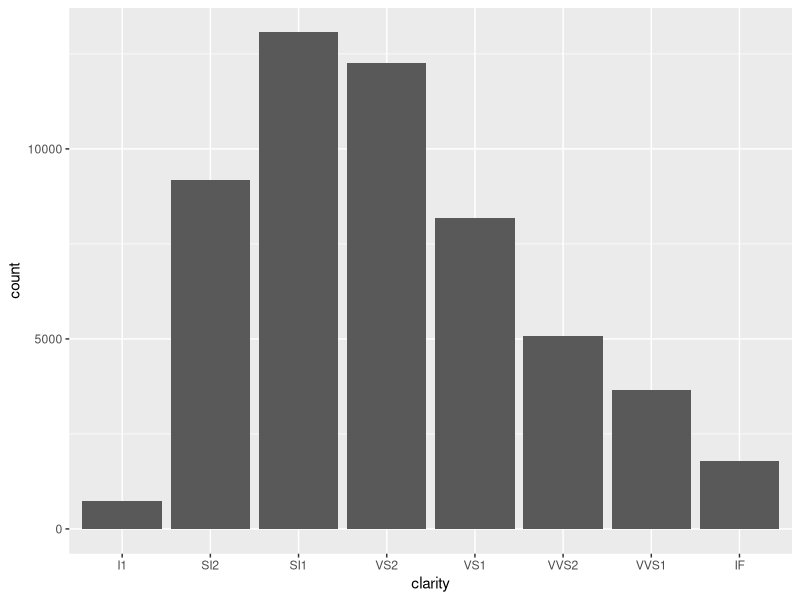
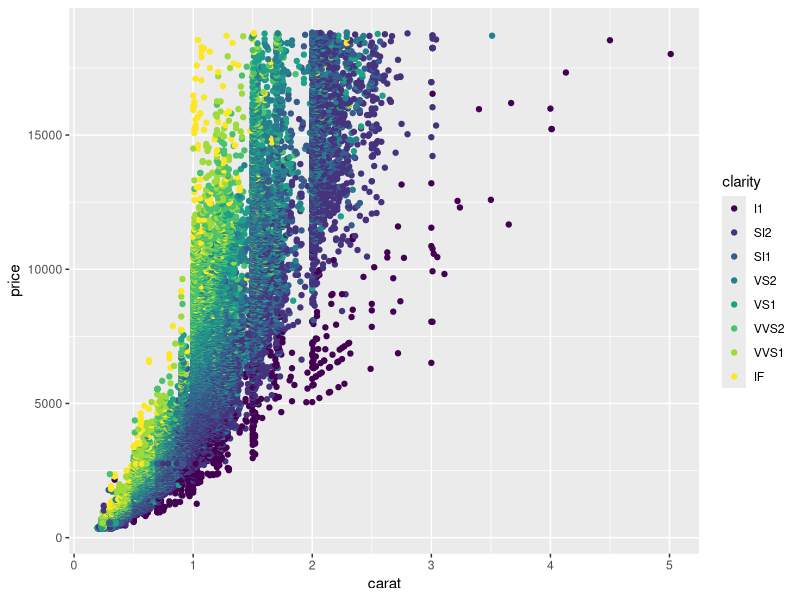
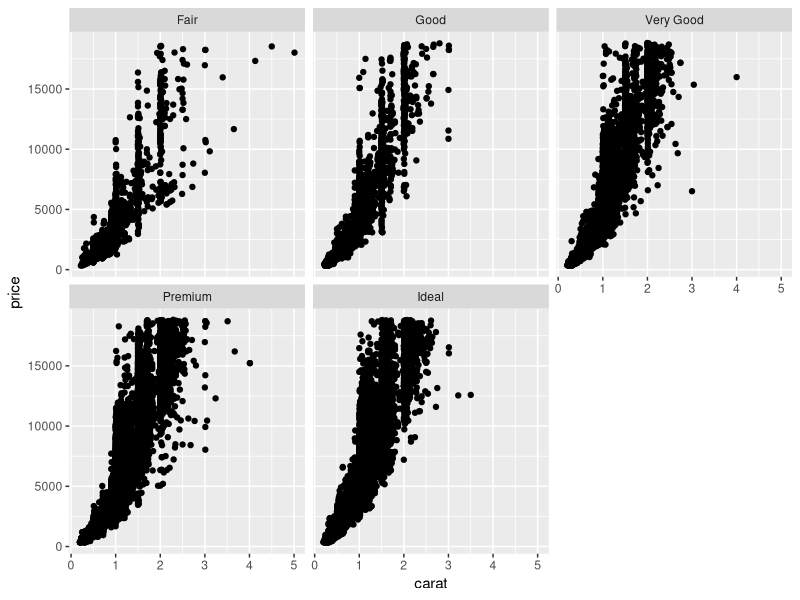

Source code (R) for these figures, in order:
## ---- chunk 1
library("ggplot2")
data("diamonds")
str(diamonds)
## ---- chunk 2
knitr::kable(head(diamonds))
## ---- chunk 3
ggplot2::ggplot(data = diamonds, mapping = aes(x = clarity)) +
	geom_bar()
## ---- chunk 4
ggplot2::ggplot(data = diamonds) +
	geom_point(mapping = aes(x = carat, y = price, colour = clarity))
## ---- chunk 5
ggplot2::ggplot(data = diamonds) +
	geom_point(mapping = aes(x = carat, y = price)) +
	facet_wrap(~cut)
